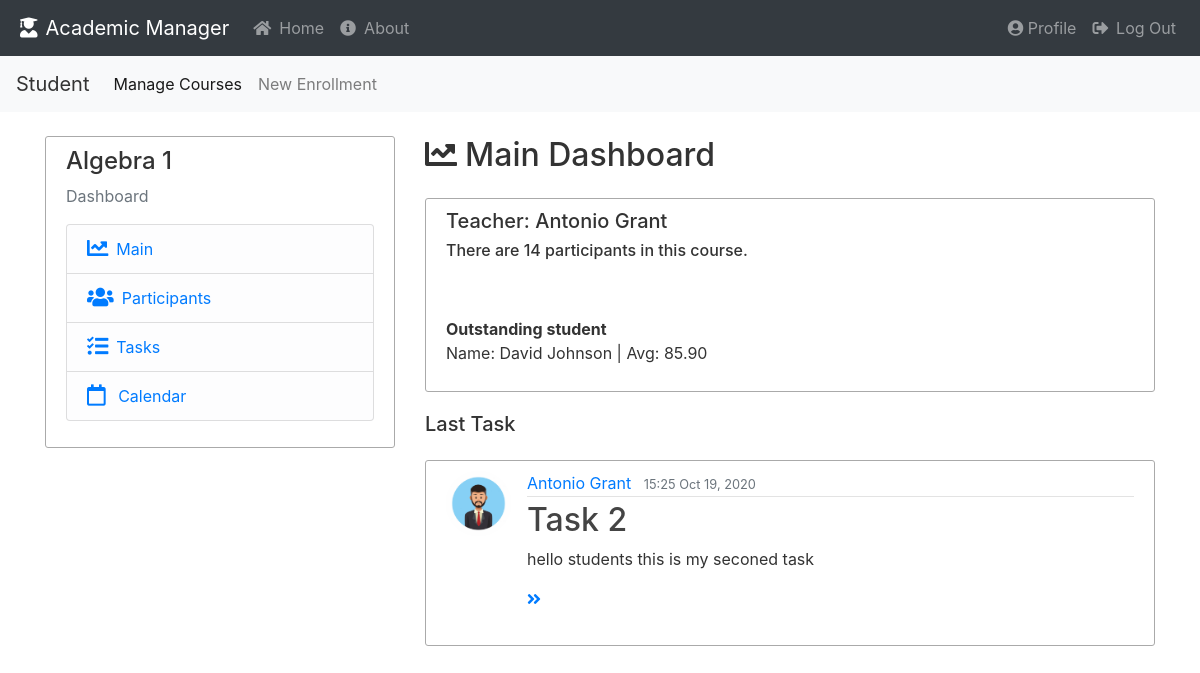
/courses/dashboard/1/main/ (signed in), run on the app's committed database.
### academic_manager/models.py (models this page shows, shortened)
class Course(db.Model):
    id = db.Column(db.Integer, primary_key=True)
    course_name = db.Column(db.String(30), nullable=False)
    teacher_id = db.Column(db.Integer, db.ForeignKey('teacher.id'), nullable=False)
    enrollment = db.relationship('Enrollment', backref='course', lazy=True)
    task = db.relationship('Task', backref='course', lazy=True)

class User(db.Model, UserMixin):
    __table_name__ = 'user'
    id = db.Column(db.Integer, primary_key=True)
    email = db.Column(db.String(100), nullable=False, unique=True)
    first_name = db.Column(db.String(30), nullable=False)
    last_name = db.Column(db.String(30), nullable=False)
    password = db.Column(db.String(60), nullable=False)
    profile_img = db.Column(db.String(30), nullable=False, default='default/default.jpg')
    gender = db.Column(db.String(1), nullable=False)  # ['m','f']
    creation_date = db.Column(db.DateTime, nullable=False, default=datetime.now)
    last_seen = db.Column(db.DateTime, nullable=False, default=datetime.now)
    role = db.Column(db.String(100), nullable=False)
    __mapper_args__ = {
        'polymorphic_identity': 'user',
        'polymorphic_on': role
    }
    @property
    def full_name(self):
        return f"{self.first_name.capitalize()} {self.last_name.capitalize()}"
    @property
    def is_admin(self):
        return self.role == 'admin'
    @property
    def is_teacher(self):
        return self.role == 'teacher'
    @property
    def is_student(self):
        return self.role == 'student'

class Enrollment(db.Model):
    id = db.Column(db.Integer, primary_key=True)
    grade = db.Column(db.Integer, nullable=True)
    course_id = db.Column(db.Integer, db.ForeignKey('course.id'), nullable=False)
    student_id = db.Column(db.Integer, db.ForeignKey('student.id'), nullable=False)

class Task(db.Model):
    id = db.Column(db.Integer, primary_key=True)
    title = db.Column(db.String(100), nullable=False)
    content = db.Column(db.Text, nullable=False)
    date_posted = db.Column(db.DateTime, nullable=False, default=datetime.now)
    update_time = db.Column(db.DateTime, nullable=True)
    course_id = db.Column(db.Integer, db.ForeignKey('course.id'), nullable=False)
    teacher_id = db.Column(db.Integer, db.ForeignKey('teacher.id'), nullable=False)
    files = db.relationship('File', backref='task', lazy=True)

### academic_manager/courses/routes.py (the view)
@courses.route("/dashboard/<int:course_id>/")
@courses.route("/dashboard/<int:course_id>/main/")
@login_required
def course_dashboard(course_id):
    course = Course.query.get_or_404(course_id)
    last_task = Task.query.filter_by(course_id=course_id).order_by(Task.date_posted.desc()).first()
    best_student = get_best_student(course_id)
    return render_template('dashboard_main.html', course=course, task=last_task, best_student=best_student)

### academic_manager/models.py (called while the page is built)
@login_manager.user_loader
def load_user(user_id):
    return User.query.get(user_id)

    def avg(self):
        grade_list = [int(enroll.grade) for enroll in self.enrollment if enroll.grade]
        if grade_list:
            return sum(grade_list) / len(grade_list)
        else:
            return 0

### academic_manager/students/utilities.py (called while the page is built)
def get_best_student(course_id=0):
    if course_id:
        try:
            enrollment_list = Enrollment.query.filter_by(course_id=course_id)
            best_grade_enrollment = max(enrollment_list, key=lambda x: x.grade)
            return best_grade_enrollment.student
        except:
            return None
    else:
        try:
            student_list = Student.query.all()
            return max(student_list, key=lambda x: x.avg())
        except:
            return None

### academic_manager/courses/templates/dashboard_main.html (shortened to what this page needs)
{% extends "course_dashboard_layout.html" %}
{% block dashboard %}
<h2 class="mb-4"><i class="fas fa-chart-line mr-2"></i>Main Dashboard</h2>
<div class="content-section">
    <h5>Teacher: {{ course.lecturer.full_name }}</h5>
    <h6>There are {{ course.enrollment|length }} participants in this course.</h6><br><br>
    {% if best_student %}
    <strong>Outstanding student</strong>
    <p>Name: {{ best_student.full_name }} | Avg: {{ '%0.2f' % best_student.avg()|float }}</p>
    {% endif %}
</div>
{% if task %}
<h5 class="mb-4">Last Task</h5>
<article class="media content-section">
    <img class="rounded-circle article-img"
         src="{{ url_for('static', filename='profile_pics/' + task.author.profile_img) }}">
    <div class="media-body">
        <div class="article-metadata">
            <a class="mr-2"
               href="{{ url_for('teachers.watch_teacher', user_id=task.author.id) if current_user.is_admin
               else url_for('main.profile', user_id=task.author.id)}}">{{ task.author.full_name }}</a>
            <small class="text-muted">{{ task.date_posted.strftime('%H:%M %b %d, %Y') }}</small>
        </div>
        <h2><a class="article-title"
               href="{{ url_for('courses.dashboard_single_task', course_id=course.id, task_id=task.id) }}">
            {{ task.title }}</a>
        </h2>
        <p class="article-content crop">
            {{ task.content}}
        </p>
        {% if task.content %}
            <a href="{{ url_for('courses.dashboard_single_task', course_id=course.id, task_id=task.id) }}">
            <i class="fas fa-angle-double-right"></i>
            </a>
        {% endif %}
        <br>
        <br>
    </div>
</article>
{% endif %}
{% endblock dashboard %}

### academic_manager/courses/templates/course_dashboard_layout.html (shortened to what this page needs)
{% extends "base.html" %}
{% block content %}
<div class="row">
    <div class="col-md-4">
        <div class="content-section">
            <h4>{{ course.course_name }}</h4>
            <p class='text-muted'>Dashboard</p>
            <ul class="list-group">
                <li class="list-group-item list-group-item-light">
                    <a href="{{ url_for('courses.course_dashboard', course_id=course.id) }}">
                        <i class="fas fa-chart-line fa-lg mr-2"></i>Main</a>
                </li>
                <li class="list-group-item list-group-item-light">
                    <a href="{{ url_for('courses.dashboard_participants', course_id=course.id) }}">
                        <i class="fas fa-users fa-lg mr-2"></i>Participants</a>
                </li>
                <li class="list-group-item list-group-item-light">
                    <a href="{{ url_for('courses.dashboard_view_tasks', course_id=course.id) }}">
                        <i class="fas fa-tasks fa-lg mr-2"></i>Tasks</a>
                </li>
                <li class="list-group-item list-group-item-light">
                    <a href="#">
                        <i class="far fa-calendar fa-lg mr-2"></i> Calendar</a>
                </li>
            </ul>
        </div>
    </div>
    <div class="col-md-8">
        {% block dashboard %}{% endblock %}
    </div>
</div>
{% endblock content %}

### academic_manager/static/styles/main.css (style rules this page uses)
body { background: #ffffff; color: #333333; }
.content-section { background: #ffffff; padding: 10px 20px; border: 1px solid #aaaaaa; border-radius: 3px; margin-bottom: 20px; }
.article-title { color: #444444; }
.article-content { white-space: pre-line; }
.crop { white-space: nowrap; max-width: 600px; overflow: hidden; text-overflow: ellipsis; }
.article-img { height: 65px; width: 65px; margin-right: 16px; }
.article-metadata { padding-bottom: 1px; margin-bottom: 4px; border-bottom: 1px solid #e3e3e3 }

### academic_manager/templates/base.html (style rules this page uses)
body { background: #ffffff; color: #333333; }
.content-section { background: #ffffff; padding: 10px 20px; border: 1px solid #aaaaaa; border-radius: 3px; margin-bottom: 20px; }
.article-title { color: #444444; }
.article-content { white-space: pre-line; }
.crop { white-space: nowrap; max-width: 600px; overflow: hidden; text-overflow: ellipsis; }
.article-img { height: 65px; width: 65px; margin-right: 16px; }
.article-metadata { padding-bottom: 1px; margin-bottom: 4px; border-bottom: 1px solid #e3e3e3 }

### data on the page
Course: course_name "Algebra 1"
User: lecturer.full_name "Antonio Grant", profile_img (picture), author.full_name "Antonio Grant"
User: full_name "David Johnson"
Enrollment: grade.grade "85.90"
Task: date_posted "15:25 Oct 19, 2020", title "Task 2", content "hello students this is my seconed task"

### other printed values
{{ course.enrollment|length }} "14"
